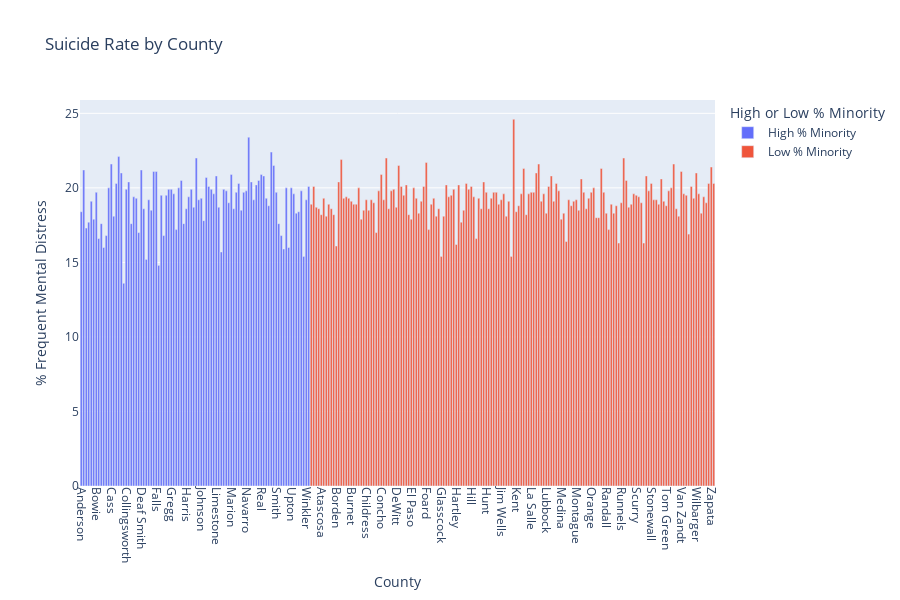

Write notebook code for a chart like this one.
### Markdown cell above
Show mental distress rate with respect to each county (combine with demographics dataset)

### Code cell
mh_mental_distress = mh_and_demographic[['County', '% Frequent Mental Distress', 'High or Low % Minority']]
mh_mental_distress = mh_mental_distress.dropna().copy()

import plotly.express as px

fig = px.bar(
    mh_mental_distress.reset_index(),
    x='County',
    y='% Frequent Mental Distress',
    color='High or Low % Minority',
    title='Suicide Rate by County',
    height=600
)

fig.update_layout(xaxis_tickangle=90)
fig.show()

### Figure 1 — Plotly figure (JSON) as saved in the notebook; plotly's stock layout.template omitted (floating-point values rounded to 4 significant figures; data arrays with more than 128 entries replaced by an {"elided": "..."} marker saying what was removed)
{"data": [{"hovertemplate": "High or Low % Minority=High % Minority<br>County=%{x}<br>% Frequent Mental Distress=%{y}<extra></extra>", "legendgroup": "High % Minority", "marker": {"color": "#636efa", "pattern": {"shape": ""}}, "name": "High % Minority", "orientation": "v", "showlegend": true, "textposition": "auto", "type": "bar", "x": ["Anderson", "Angelina", "Bailey", "Bastrop", "Bell", "Bexar", "Bowie", "Brazoria", "Brazos", "Brewster", "Calhoun", "Camp", "Cass", "Castro", "Cherokee", "Cochran", "Coke", "Collin", "Collingsworth", "Coryell", "Crockett", "Culberson", "Dallam", "Dallas", "Deaf Smith", "Delta", "Denton", "Dickens", "Ector", "Edwards", "Falls", "Fort Bend", "Freestone", "Galveston", "Gonzales", "Grayson", "Gregg", "Grimes", "Guadalupe", "Hale", "Hamilton", "Hansford", "Harris", "Harrison", "Houston", "Hutchinson", "Jasper", "Jefferson", "Johnson", "Kinney", "Lamar", "Lamb", "Lampasas", "Lee", "Limestone", "Lipscomb", "Loving", "Lynn", "McLennan", "Madison", "Marion", "Mason", "Moore", "Morris", "Motley", "Nacogdoches", "Navarro", "Newton", "Panola", "Parmer", "Polk", "Potter", "Real", "Red River", "Robertson", "Rusk", "San Augustine", "Shelby", "Smith", "Sterling", "Tarrant", "Terrell", "Titus", "Travis", "Upton", "Walker", "Waller", "Washington", "Wharton", "Williamson", "Winkler", "Yoakum"], "xaxis": "x", "y": [18.4, 21.2, 17.3, 17.7, 19.1, 17.9, 19.7, 16.6, 17.6, 16.0, 16.8, 20.0, 21.6, 18.1, 20.3, 22.1, 21.0, 13.6, 19.9, 20.4, 17.6, 19.4, 19.3, 17.0, 21.2, 18.6, 15.2, 19.2, 18.5, 21.1, 21.1, 14.8, 19.5, 16.8, 19.5, 19.9, 19.9, 19.6, 17.2, 20.0, 20.5, 17.6, 18.6, 19.4, 19.9, 18.7, 22.0, 19.2, 19.3, 17.8, 20.7, 20.1, 19.9, 19.6, 20.8, 18.7, 15.7, 19.9, 19.8, 19.0, 20.9, 18.6, 19.7, 20.3, 18.5, 19.7, 19.8, 23.4, 20.4, 19.2, 20.2, 20.5, 20.9, 20.8, 19.3, 18.8, 22.4, 21.5, 19.7, 17.6, 16.8, 15.9, 20.0, 16.0, 20.0, 19.6, 18.3, 18.4, 19.8, 15.4, 19.2, 20.1], "yaxis": "y"}, {"hovertemplate": "High or Low % Minority=Low % Minority<br>County=%{x}<br>% Frequent Mental Distress=%{y}<extra></extra>", "legendgroup": "Low % Minority", "marker": {"color": "#EF553B", "pattern": {"shape": ""}}, "name": "Low % Minority", "orientation": "v", "showlegend": true, "textposition": "auto", "type": "bar", "x": {"elided": "162 str values"}, "xaxis": "x", "y": {"elided": "162 float values"}, "yaxis": "y"}], "layout": {"barmode": "relative", "height": 600, "legend": {"title": {"text": "High or Low % Minority"}, "tracegroupgap": 0}, "title": {"text": "Suicide Rate by County"}, "xaxis": {"anchor": "y", "domain": [0, 1], "tickangle": 90, "title": {"text": "County"}}, "yaxis": {"anchor": "x", "domain": [0, 1], "title": {"text": "% Frequent Mental Distress"}}}}
